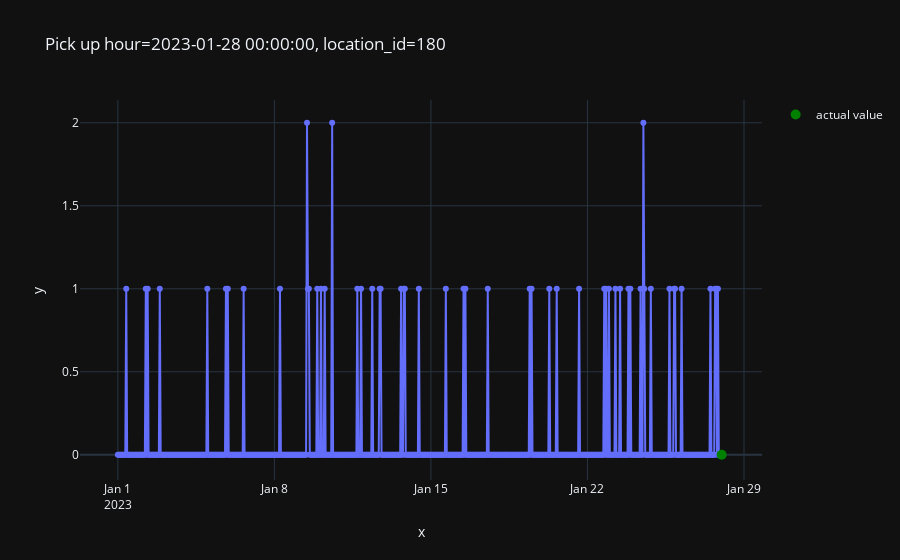

Notebook code cell kept with this figure:
### Code cell
plot_one_sample(
    example_id=760,
    features=features,
    targets=targets,
)

### Figure 1 — Plotly figure (JSON) as saved in the notebook; plotly's stock layout.template omitted (floating-point values rounded to 4 significant figures; data arrays with more than 128 entries replaced by an {"elided": "..."} marker saying what was removed)
{"data": [{"hovertemplate": "x=%{x}<br>y=%{y}<extra></extra>", "legendgroup": "", "line": {"color": "#636efa", "dash": "solid"}, "marker": {"symbol": "circle"}, "mode": "markers+lines", "name": "", "orientation": "v", "showlegend": false, "type": "scatter", "x": {"elided": "649 str values"}, "xaxis": "x", "y": {"elided": "649 int values"}, "yaxis": "y"}, {"line": {"color": "green"}, "marker": {"size": 10}, "mode": "markers", "name": "actual value", "type": "scatter", "x": ["2023-01-28T00:00:00"], "y": [0]}], "layout": {"legend": {"tracegroupgap": 0}, "title": {"text": "Pick up hour=2023-01-28 00:00:00, location_id=180"}, "xaxis": {"anchor": "y", "domain": [0, 1], "title": {"text": "x"}}, "yaxis": {"anchor": "x", "domain": [0, 1], "title": {"text": "y"}}}}
